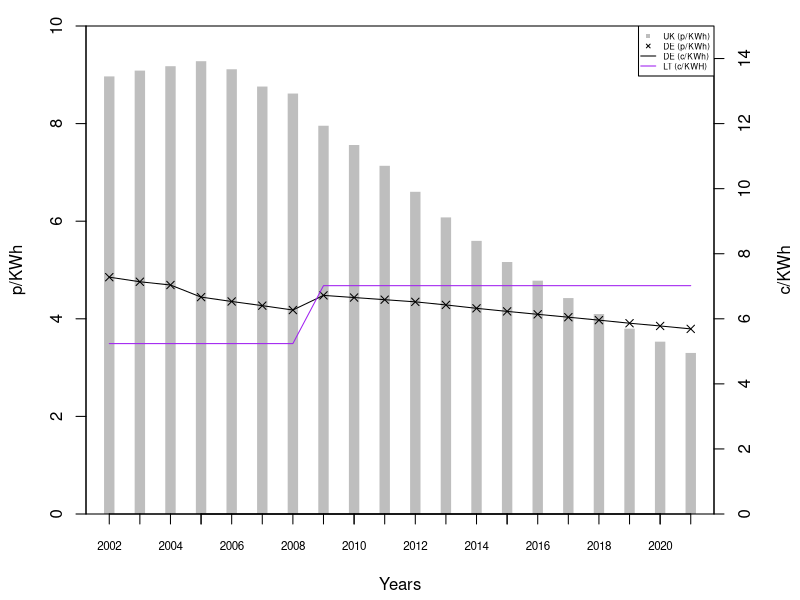

Generate this figure with R:
####################
#
#	Title:  Expected Average Remuneration under the EEG and the ROC. (2002 - 2021)
# Source: Calculations and assumptions: Buttler and Neuhoff (2008, 2004). DE: BMU (EEG 2000, section 7. EEG 2004, article 10. EEG 2009, section 20, 29 and 30. EEG 2012, section 20, 29 and 30). Lauber and Mez (2004). LT: Marciukatis (2011), UK: [See previous calculations]
#	Notes: 
# Units: p/KWh and c/KWh
# Dependencies: fig_roc-price-compontents.R (ROC.Value.csv)
# Reverse dependencies: fig_anticipated-price-energy.R (DE.PMT.csv, LT.PMT.csv, UK.PMT.csv).
#
####################

#library(ggplot2)
#library(reshape2)

# LOAD THE DATA
data.ROC.Value = read.csv("ROC.Value.csv")

# Parameters
Discount.rate = 0.08 # 8%
Exchange.rate.GBP = 1.5 # GBP/EUR
Exchange.rate.LTL = 63.7/220 # LTL/EUR. Calculated as 63.7EUR/220LTL. Calculated using the infomation from Marciukatis (2011)
Pool.price.UK = 3 # p/KWh. This number is missing in Butler and Neuhoff (2008), but by using trial-and-error we found 3, to fits the numbers and graphs presented in Butler and Neuhoff (2008).
Pool.price.LT = 1.5 # c/KWh. Assumption here ??? same as UK or ?

# Time range for build year
years = c(2002:2021)
years.DE = c(2000:2021)

# Creating empty components that we will fill content into later
DE.FIT.initial.fee = NA
DE.FIT.basic.fee = NA
DE.FIT.degression.rate = NA
LT.FIT.initial.fee = NA
# Cash flow:
# x-axis: build year,     y-axis: years after build.
# x-axis: year 2002-2021, y-axis: the 20 year investment evaluation perio d.
DE.cash.flow = matrix(NA, ncol = length(years.DE), nrow = 20) # c/KWh. Start from 2000 - and afterwards we export and then remove extra years.
LT.cash.flow = matrix(NA, ncol = length(years), nrow = 20) # c/KWh
UK.cash.flow = matrix(NA, ncol = length(years), nrow = 20) # p/KWh
colnames(DE.cash.flow) = years.DE
colnames(LT.cash.flow) = years
colnames(UK.cash.flow) = years


#####
# Germany cash flow
#####

# For each build year the EEG gives an intial fee (for the first 5 years) and a basic fee (for the following 15 years).
# These rates are degressed from build year to build year, corresponding to the degression rate specified in the EEG.
for(i in 1:20) { # for each year after build (row)
  # Start from 2000 - and afterwards we export and then remove extra years.
  for(j in 1:length(years.DE)) { # for each build year (coloumn)

    # EEG 2000 (2000-2004)
    if(j <= 3) {
      # Rates for year 2000
      DE.FIT.initial.fee = 9.1 # c/KWh
      DE.FIT.basic.fee = 6.17 # c/KWh
      DE.FIT.degression.rate = 0.015 # 1.5%
      # Degression from 2002.
      if(j == 3) {
        DE.FIT.initial.fee = DE.FIT.initial.fee * (1-DE.FIT.degression.rate)
        DE.FIT.basic.fee = DE.FIT.basic.fee * (1-DE.FIT.degression.rate)
      }
    # EEG 2004 (2005-2008)
    } else if(j == 6) {
      # Rates for year 2004
      DE.FIT.initial.fee = 8.7 # c/KWh
      DE.FIT.basic.fee = 5.5 # c/KWh
      DE.FIT.degression.rate = 0.02 # 2%
      # Start from 2005: 
      DE.FIT.initial.fee = DE.FIT.initial.fee * (1-DE.FIT.degression.rate)
      DE.FIT.basic.fee = DE.FIT.basic.fee * (1-DE.FIT.degression.rate)
      
    # EEG 2009 (2009-20011)
    } else if(j == 10) { 
      # Rates for year 2009
      DE.FIT.initial.fee = 9.2 # c/KWh
      DE.FIT.basic.fee = 5.02 # c/KWh
      DE.FIT.degression.rate = 0.01 # 1%
      
    # EEG 2012 (2012-)
    } else if(j == 13) { 
      # Rates for year 2012
      DE.FIT.initial.fee = 8.93 # c/KWh
      DE.FIT.basic.fee = 4.87 # c/KWh
      DE.FIT.degression.rate = 0.015 # 1.5%
      
    # Degress fees according to degression rates
    } else {
      DE.FIT.initial.fee = DE.FIT.initial.fee * (1-DE.FIT.degression.rate)
      DE.FIT.basic.fee = DE.FIT.basic.fee * (1-DE.FIT.degression.rate)
    }
    
    # First 5 years: initial fee. Thereafter: basic fee.
    if(i <= 5) {
      DE.cash.flow[i,j] = DE.FIT.initial.fee
    } else {
      DE.cash.flow[i,j] = DE.FIT.basic.fee
    }
    
  }
}

# Round numbers:
# Degression rates should be calculated on the unrounded numbers, but developers will pay using rounded numbers. 
for(i in 1:20) { # for each year after build (row)
  for(j in 1:length(years.DE)) { # for each build year (coloumn)
    
    # Round to 1 digit in EEG 2000, and 2 digit in all following EEGs.
    if(j > 2 && j < 6 ) {
      DE.cash.flow[i,j] = round(DE.cash.flow[i,j], digits = 1)
    } else {
      DE.cash.flow[i,j] = round(DE.cash.flow[i,j], digits = 2)
    }
    
  }
}

#####
# Lithuania cash flow
#####

# For each build year the LT FIT system gives fee (for the first 12 years) and thereafter developers recive the pool price.
for(i in 1:20) { # for each year after build (row)
  for(j in 1:length(years)) { # for each build year (coloumn)
    
    # 2002-2008
    if(j == 1) { LT.FIT.initial.fee = 6.37 # c/KWh
      
    # 2009-2012
    } else if(j == 8) { LT.FIT.initial.fee = 8.69 # c/KWh
      
    # 2012-
    # What assumptions should be make ?? Simple average of the three sub-band rates or ???
    } else if(j == 11) { # LT.FIT.initial.fee =
    }
    
    # First 5 years: initial fee. Thereafter: basic fee.
    if(i <= 12) {
      LT.cash.flow[i,j] = LT.FIT.initial.fee
    } else {
      LT.cash.flow[i,j] = Pool.price.LT
    }
    
  }
}

#####
# UK cash flow
#####

# Using the total ROC value, that we calculated in fig_roc-price-compontents.R, we fill in each year with its respective price.
# For years after 2021 where we have not calculated ROC value:
# We will assume fixed price of 3 similar to (but not mentioned in) Butler and Neuhoff (2008). The number 3 has been found by method of trial-and-error.
for(i in 1:20) { # for each year after build (row)
  for(j in 1:length(years)) { # for each build year (coloumn)
    if( ((i-1)+j) <= length(data.ROC.Value$Total) ) { # if we have calculated the ROC value for the specific year
      UK.cash.flow[i,j] = data.ROC.Value$Total[[((i-1)+j)]] # Total ROC value p/KWH
    } else {
      UK.cash.flow[i,j] = Pool.price.UK # 3 p/KWh
    }
  }
}

#####
# Calculating Net Present Value and correspoding Payment
#####

NPV = function(i, N) {
  SUM = 0
  for(t in 1:length(N)) {
    SUM = SUM + N[[t]]/((1+i)^t)
  }
  SUM # returns the SUM
}

PMT = function(i, n, PV) {
  PV / ( (1 - (1/(1 + i)^n)) / i ) # Returns payment
}  

# calculating NPV for each year
DE.NPV = sapply(colnames(DE.cash.flow), function(x){NPV(Discount.rate, DE.cash.flow[, x])} ) 
LT.NPV = sapply(colnames(LT.cash.flow), function(x){NPV(Discount.rate, LT.cash.flow[, x])} )
UK.NPV = sapply(colnames(UK.cash.flow), function(x){NPV(Discount.rate, UK.cash.flow[, x])} )

# calculating Payment for each year
DE.PMT = lapply(DE.NPV, function(x){PMT(Discount.rate, 20, x)} ) 
LT.PMT = lapply(LT.NPV, function(x){PMT(Discount.rate, 20, x)} )
UK.PMT = lapply(UK.NPV, function(x){PMT(Discount.rate, 20, x)} )

# save for export and remove years 2000 and 2001
DE.PMT.short = DE.PMT[3:22]

#####
# Plotting
#####

# German rates in pounds instead of euro
DE.PMT.POUNDS = lapply(DE.PMT.short, function(x){ x/Exchange.rate.GBP } )

pdf(file="fig_expected-average-remuneration.pdf", height=3.5, width=5)

par(mar=c(4,4,1,4)+.3, yaxs='i') # margin, and y-axis start at y=0
plot(x=years, y=UK.PMT, axes=FALSE, col="gray", type="h", lwd=10, lend="square", xlab="Years", ylab="p/KWh", ylim=range(0,10))
axis(1, labels=FALSE)
axis(1, at=years, cex.axis=0.7)
axis(2)
points(x=years, y=DE.PMT.POUNDS, pch=4)
par(new=TRUE) # plot the following using the secondary axis: 
plot(x=years, y=DE.PMT.short, type="l", xaxt="n", yaxt="n", xlab="", ylab="", ylim=range(0,10*Exchange.rate.GBP))
lines(x=years, y=LT.PMT, col="purple")
axis(4) # add secondary axis
mtext("c/KWh",side=4,line=3)
legend("topright", legend=c("UK (p/KWh)","DE (p/KWh)", "DE (c/KWh)", "LT (c/KWH)"), col=c("grey","black", "black","purple"), lty = c(NA, NA,"solid","solid"), pch = c(15, 4, NA, NA), lwd=c(20, 1, 1, 1), cex=0.5)

dev.off()

#####
# Export
#####

# Save to CSV
write.csv(cbind(DE.PMT), "DE.PMT.csv", row.names=TRUE)
write.csv(cbind(LT.PMT), "LT.PMT.csv", row.names=TRUE)
write.csv(cbind(UK.PMT), "UK.PMT.csv", row.names=TRUE)